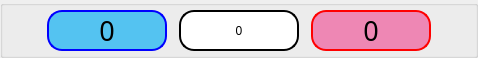
         <widget class="QGroupBox" name="Player_Group">
          <property name="minimumSize">
           <size>
            <width>0</width>
            <height>0</height>
           </size>
          </property>
          <property name="maximumSize">
           <size>
            <width>16777215</width>
            <height>58</height>
           </size>
          </property>
          <layout class="QHBoxLayout" name="horizontalLayout_11">
           <property name="spacing">
            <number>12</number>
           </property>
           <property name="leftMargin">
            <number>4</number>
           </property>
           <property name="topMargin">
            <number>4</number>
           </property>
           <property name="rightMargin">
            <number>4</number>
           </property>
           <property name="bottomMargin">
            <number>4</number>
           </property>
           <item>
            <spacer name="horizontalSpacer_2">
             <property name="orientation">
              <enum>Qt::Horizontal</enum>
             </property>
             <property name="sizeHint" stdset="0">
              <size>
               <width>40</width>
               <height>20</height>
              </size>
             </property>
            </spacer>
           </item>
           <item>
            <widget class="QLabel" name="ScoreLabel_A">
             <property name="minimumSize">
              <size>
               <width>120</width>
               <height>0</height>
              </size>
             </property>
             <property name="maximumSize">
              <size>
               <width>120</width>
               <height>42</height>
              </size>
             </property>
             <property name="font">
              <font>
               <family>.SF NS Text</family>
               <pointsize>20</pointsize>
               <italic>false</italic>
               <bold>false</bold>
              </font>
             </property>
             <property name="styleSheet">
              <string notr="true">border-radius: 15px;border:2px solid blue;background-color:#54C3F1;</string>
             </property>
             <property name="text">
              <string>0</string>
             </property>
             <property name="alignment">
              <set>Qt::AlignCenter</set>
             </property>
             <property name="margin">
              <number>0</number>
             </property>
             <property name="indent">
              <number>24</number>
             </property>
            </widget>
           </item>
           <item>
            <widget class="QLabel" name="ItemLeaveLabel">
             <property name="minimumSize">
              <size>
               <width>120</width>
               <height>32</height>
              </size>
             </property>
             <property name="maximumSize">
              <size>
               <width>120</width>
               <height>48</height>
              </size>
             </property>
             <property name="styleSheet">
              <string notr="true">border-radius: 15px;font: 20pt &quot;.SF NS Text&quot;;border:2px solid black;background-color:white;</string>
             </property>
             <property name="text">
              <string>0</string>
             </property>
             <property name="alignment">
              <set>Qt::AlignCenter</set>
             </property>
            </widget>
           </item>
           <item>
            <widget class="QLabel" name="ScoreLabel_B">
             <property name="minimumSize">
              <size>
               <width>120</width>
               <height>0</height>
              </size>
             </property>
             <property name="maximumSize">
              <size>
               <width>120</width>
               <height>42</height>
              </size>
             </property>
             <property name="font">
              <font>
               <family>.SF NS Text</family>
               <pointsize>20</pointsize>
               <italic>false</italic>
               <bold>false</bold>
              </font>
             </property>
             <property name="styleSheet">
              <string notr="true">border-radius: 15px;border:2px solid red;background-color:#EE87B4;</string>
             </property>
             <property name="text">
              <string>0</string>
             </property>
             <property name="alignment">
              <set>Qt::AlignCenter</set>
             </property>
             <property name="indent">
              <number>24</number>
             </property>
            </widget>
           </item>
           <item>
            <spacer name="horizontalSpacer">
             <property name="orientation">
              <enum>Qt::Horizontal</enum>
             </property>
             <property name="sizeHint" stdset="0">
              <size>
               <width>40</width>
               <height>20</height>
              </size>
             </property>
            </spacer>
           </item>
          </layout>
         </widget>
